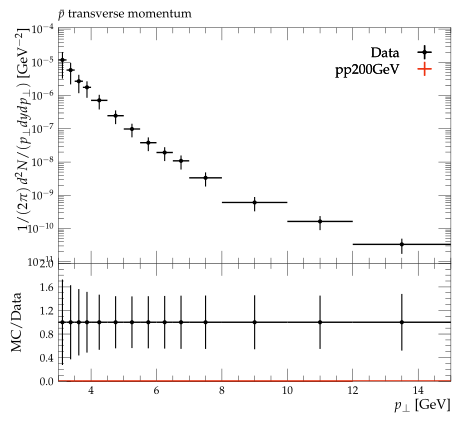

This figure's Python source:
#! /usr/bin/env python3

# This Python script was auto-generated using YODA v2.1.0.
# Analysis object: /STAR_2012_I930463/d01-x01-y06
# Timestamp: 07-10-2025 (18:42:21)

import matplotlib as mpl
import matplotlib.pyplot as plt
mpl.use('Agg') # comment out for interactive use
import os
import numpy as np
from numpy import nan, inf

plotDir = os.path.split(os.path.realpath(__file__))[0]
if 'YODA_USER_PLOT_PATH' in globals():
    plot_outdir = globals()['YODA_USER_PLOT_PATH']
else:
    plot_outdir = plotDir

#plot style
plt.style.use(os.path.join(plotDir, '../default.mplstyle'))
# plot metadata
figW, figH = plt.rcParams['figure.figsize']
ax_xLabel = r'$p_\perp$ [GeV]'
ax_yLabel = r'$1/(2\pi) \, d^2N/(p_\perp dy dp_\perp)$ [GeV$^{-2}$]'
ax_title  = r'$\bar{p}$ transverse momentum'
ax_xScale = 'linear'
ax_yScale = 'log'
xLims = (3.0, 15.0)
yLims = (9e-12, 0.00011000000000000002)

# TeX-friendly labels for the legend
labels = {
    'legend' : ([ r"Data", r"pp200GeV" ], r""),
}

# Adjust canvas width and height
canvasW = 10.0
canvasH = 9.0
figW *= canvasW/10.
figH *= canvasH/9.

# Create figure and axis objects
fig, (ax, ratio0_ax) = plt.subplots(2, 1, sharex=True,
                  figsize=(figW,figH), gridspec_kw={'height_ratios': (6.0, 3.0)})

# Set figure margins
plt.subplots_adjust(
    left   = 1.0 * plt.rcParams['figure.subplot.left'],
    right  = 1.0 * plt.rcParams['figure.subplot.right'],
    top    = 1.0 * plt.rcParams['figure.subplot.top'],
    bottom = 1.0 * plt.rcParams['figure.subplot.bottom'])

ratio0_ax.yaxis.set_major_locator(mpl.ticker.MultipleLocator(0.4))
ratio0_ax.set_ylim(0.0, 2.0)
ratio0_ax.set_ylabel('MC/Data')

# the numerical data is stored in a separate file
dataf = dict()
prefix = os.path.split(__file__)[0]
if prefix:    prefix = prefix + '/'
exec(open(prefix+'d01-x01-y06__data.py').read(), dataf)


legend_handles = dict() # keep track of handles for the legend

# style options for curves
# starts at zorder>=5 to draw curve on top of legend
styles = {
  'Data': {
    'color' : 'black',
    'linestyle' : '-',
    'linewidth' : 1,
    'marker' : 'o',
    'markersize' : 2,
    'capsize' : 0.0,
    'zorder' : 5,
    'histstyle' : 0,
    'drawstyle' : 'steps-pre',
    'xerrorbars' : 1,
    'yerrorbars' : 1,
    'fillcolor' : None,
    'fillopacity' : 1.0,
    'ratio0_linestyle' : '-',
    'ratio0_linewidth' : 1,
    'ratio0_marker' : 'o',
    'ratio0_markersize' : 2,
    'ratio0_capsize' : 0.0,
    'ratio0_zorder' : 5,
    'ratio0_histstyle' : 0,
    'ratio0_drawstyle' : 'steps-pre',
    'ratio0_xerrorbars' : 1,
    'ratio0_yerrorbars' : 1,
  },
  'pp200GeV.yoda': {
    'color' : '#EE3311',
    'linestyle' : '-',
    'linewidth' : 1,
    'marker' : 'none',
    'markersize' : 2,
    'capsize' : 0.0,
    'zorder' : 6,
    'histstyle' : 1,
    'drawstyle' : 'steps-pre',
    'xerrorbars' : 1,
    'yerrorbars' : 1,
    'fillcolor' : None,
    'fillopacity' : 1.0,
    'ratio0_linestyle' : '-',
    'ratio0_linewidth' : 1,
    'ratio0_marker' : 'none',
    'ratio0_markersize' : 2,
    'ratio0_capsize' : 0.0,
    'ratio0_zorder' : 6,
    'ratio0_histstyle' : 1,
    'ratio0_drawstyle' : 'steps-pre',
    'ratio0_xerrorbars' : 1,
    'ratio0_yerrorbars' : 1,
  },
}

# curve from input yoda files in main panel
for label, yvals in dataf['yvals'].items():
    if all(np.isnan(v) for v in dataf['yvals'][label]):
        continue
    tmp = None
    if styles[label]['histstyle']: # draw as histogram
        xpos = dataf['xedges'][label] if styles[label]['drawstyle'] else dataf['xpoints'][label]
        ypos = np.insert(yvals, 0, yvals[0]) if styles[label]['drawstyle'] else yvals
        if styles[label]['fillcolor']: # fill area below curve
            ax.fill_between(xpos, ypos, step='pre',
                            color=styles[label]['fillcolor'],
                            alpha=styles[label]['fillopacity'])
        tmp, = ax.plot(xpos, ypos,
                       color=styles[label]['color'],
                       linestyle=styles[label]['linestyle'],
                       linewidth=styles[label]['linewidth'],
                       drawstyle=styles[label]['drawstyle'], solid_joinstyle='miter',
                       zorder=styles[label]['zorder'], label=label)
    tmp = ax.errorbar(dataf['xpoints'][label], yvals,
                      xerr=np.array(dataf['xerrs'][label])*styles[label]['xerrorbars'],
                      yerr=np.array(dataf['yerrs'][label])*styles[label]['yerrorbars'],
                      fmt=styles[label]['marker'], capsize=styles[label]['capsize'],
                      markersize=styles[label]['markersize'],
                      ecolor=styles[label]['color'],
                      color=styles[label]['color'], zorder=styles[label]['zorder'])
    tmp[-1][0].set_linestyle(styles[label]['linestyle'])
    tmp[-1][0].set_linewidth(styles[label]['linewidth'])
    if label in dataf['add_legend_handle']:  legend_handles[label] = tmp
    for varLabel in dataf['variation_yvals'].keys():
        if varLabel.startswith(label):
            tmp, = ax.plot(dataf['xedges'][label], dataf['variation_yvals'][varLabel],
                           color=styles[label]['color'],
                           linestyle=styles[label]['linestyle'],
                           linewidth=styles[label]['linewidth'],
                           drawstyle='steps-pre', solid_joinstyle='miter',
                           zorder=styles[label]['zorder'], alpha=0.5)


# plots on ratio panel
# curve from input yoda files in ratio panel
for label, yvals in dataf['ratio0_yvals'].items():
    if all(np.isnan(v) for v in yvals):
        continue
    if styles[label]['ratio0_histstyle']: # plot as histogram
        xpos = dataf['xedges']['Data'] if styles[label]['ratio0_drawstyle'] else dataf['xpoints']['Data']
        ypos = np.insert(yvals, 0, yvals[0]) if styles[label]['ratio0_drawstyle'] else yvals
        ratio0_ax.plot(xpos, ypos,
                       color=styles[label]['color'],
                       linewidth=styles[label]['linewidth'],
                       linestyle=styles[label]['ratio0_linestyle'],
                       drawstyle=styles[label]['ratio0_drawstyle'], zorder=styles[label]['zorder'],
                       solid_joinstyle='miter')
    tmp = ratio0_ax.errorbar(dataf['xpoints']['Data'], yvals,
                             xerr=np.array(dataf['ref_xerrs'])*styles[label]['ratio0_xerrorbars'],
                             yerr=np.array(dataf['ratio0_yerrs'][label])*styles[label]['ratio0_yerrorbars'],
                             fmt=styles[label]['ratio0_marker'], capsize=styles[label]['ratio0_capsize'],
                             markersize=styles[label]['ratio0_markersize'],
                             ecolor=styles[label]['color'],
                             color=styles[label]['color'])
    tmp[-1][0].set_linestyle(styles[label]['ratio0_linestyle'])
    tmp[-1][0].set_linewidth(styles[label]['ratio0_linewidth'])

    for varlabel in dataf['ratio0_variation_vals'].keys():
        if varlabel.startswith(label):
            ratio0_ax.plot(dataf['xedges']['Data'],
                            dataf['ratio0_variation_vals'][varlabel],
                            color=styles[label]['color'],
                            linestyle=styles[label]['linestyle'],
                            linewidth=styles[label]['linewidth'],
                            drawstyle='steps-pre', solid_joinstyle='miter',
                            zorder=1, alpha=0.5)

legend_items = list(legend_handles.values())
ax.add_artist(ax.legend(legend_items,
                        labels['legend'][0],
                        title=labels['legend'][1],
                        alignment='right',
                        loc='upper right',
                        bbox_to_anchor=(1.0, 0.97),markerfirst=False))

# set plot metadata as defined above
ratio0_ax.set_xlabel(ax_xLabel)
ratio0_ax.xaxis.set_label_coords(1., -0.15)
ax.set_ylabel(ax_yLabel, ha='right', va='top')
ax.yaxis.set_label_coords(-0.11, 1.0)
ax.set_title(ax_title, loc='left')
ax.set_xscale(ax_xScale)
ax.set_yscale(ax_yScale)
ax.set_xlim(xLims)
ax.set_ylim(yLims)

# tick formatting
plt.rcParams['xtick.top'] = True
plt.rcParams['ytick.right'] = True
ax.yaxis.set_major_locator(mpl.ticker.LogLocator(base=10.0, numticks=np.inf))
ax.yaxis.set_minor_locator(mpl.ticker.LogLocator(
                           base=10.0, subs=np.arange(0.1, 1, 0.1), numticks=np.inf))
fig.align_ylabels((ax, ratio0_ax))
plt.savefig(os.path.join(plot_outdir, 'd01-x01-y06.pdf'), format='PDF')
plt.savefig(os.path.join(plot_outdir, 'd01-x01-y06.png'), format='PNG')

plt.close(fig)
